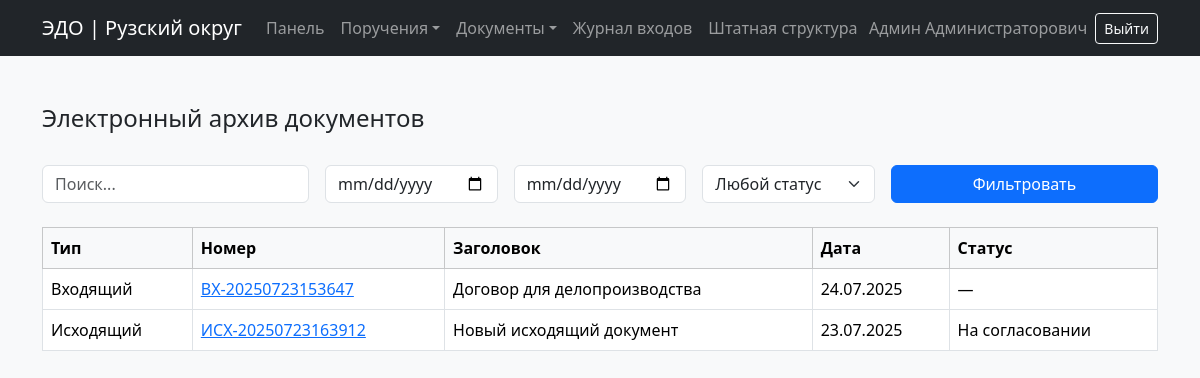
The page /documents/archive/ (signed in) on the database its author committed.
### documents/models.py (models this page shows, shortened)
class IncomingDocument(models.Model):
    CATEGORY_CHOICES = [
        ('Договор', 'Договор'),
        ('Жалоба', 'Жалоба'),
        ('Финансы', 'Финансовый документ'),
        ('Распоряжение', 'Распорядительный документ'),
        ('Заявление', 'Заявление'),
        ('Прочее', 'Прочее'),
    ]
    number = models.CharField("Регистрационный номер", max_length=50, unique=True)
    title = models.CharField("Тема документа", max_length=255)
    content = models.TextField("Содержание", blank=True)
    category = models.CharField("Категория", max_length=100, choices=CATEGORY_CHOICES, blank=True)
    sender = models.CharField("Отправитель", max_length=255)
    received_date = models.DateField("Дата получения", default=timezone.now)
    file = models.FileField("Файл документа", upload_to="incoming/")
    registered_by = models.ForeignKey(User, on_delete=models.SET_NULL, null=True, verbose_name="Зарегистрировал")
    created_at = models.DateTimeField("Дата регистрации", auto_now_add=True)

class OutgoingDocument(models.Model):
    number = models.CharField("Регистрационный номер", max_length=50, unique=True)
    title = models.CharField("Заголовок", max_length=255)
    content = models.TextField("Текст документа")
    recipient = models.CharField("Получатель", max_length=255)
    created_by = models.ForeignKey(settings.AUTH_USER_MODEL, on_delete=models.SET_NULL, null=True, related_name='outgoing_created')
    file = models.FileField("Приложение", upload_to='outgoing/', blank=True, null=True)
    status = models.CharField(max_length=20, choices=[
        ('draft', 'Черновик'),
        ('on_approval', 'На согласовании'),
        ('sent', 'Отправлен'),
    ], default='draft')
    created_at = models.DateTimeField(auto_now_add=True)
    sent_at = models.DateTimeField(null=True, blank=True)

### documents/views.py (the view)
# urls.py: path('archive/', document_archive, name='document_archive'),
@login_required
def document_archive(request):
    query = request.GET.get('q', '')
    doc_type = request.GET.get('type', '')
    status = request.GET.get('status', '')
    date_from = request.GET.get('from', '')
    date_to = request.GET.get('to', '')
    incoming = IncomingDocument.objects.all()
    outgoing = OutgoingDocument.objects.all()
    if query:
        incoming = incoming.filter(Q(title__icontains=query) | Q(content__icontains=query) | Q(sender__icontains=query))
        outgoing = outgoing.filter(Q(title__icontains=query) | Q(content__icontains=query) | Q(recipient__icontains=query))
    if status:
        outgoing = outgoing.filter(status=status)
    if date_from:
        incoming = incoming.filter(received_date__gte=date_from)
        outgoing = outgoing.filter(created_at__gte=date_from)
    if date_to:
        incoming = incoming.filter(received_date__lte=date_to)
        outgoing = outgoing.filter(created_at__lte=date_to)
    archive = [
        {
            "type": "Входящий",
            "number": d.number,
            "title": d.title,
            "date": d.received_date,  # datetime.date
            "status": "—",
            "link": f"/documents/incoming/{d.id}/"
        }
        for d in incoming
    ] + [
        {
            "type": "Исходящий",
            "number": d.number,
            "title": d.title,
            "date": d.created_at.date(),  # <--- ПРИВОДИМ к datetime.date
            "status": d.get_status_display(),
            "link": f"/documents/outgoing/{d.id}/"
        }
        for d in outgoing
    ]
    archive.sort(key=lambda x: x['date'], reverse=True)
    paginator = Paginator(archive, 20)
    page_number = request.GET.get('page')
    page_obj = paginator.get_page(page_number)
    return render(request, 'documents/archive.html', {
        'documents': page_obj,
        'query': query,
        'doc_type': doc_type,
        'status': status,
        'date_from': date_from,
        'date_to': date_to,
        'page_obj': page_obj
    })

### templates/documents/archive.html (shortened to what this page needs)
{% extends 'base.html' %}
{% block content %}
<div class="container mt-5">
    <h4>Электронный архив документов</h4>
    <form method="get" class="row g-3 mt-3 mb-4">
        <div class="col-md-3">
            <input type="text" name="q" class="form-control" placeholder="Поиск..." value="{{ query }}">
        </div>
        <div class="col-md-2">
            <input type="date" name="from" class="form-control" value="{{ date_from }}">
        </div>
        <div class="col-md-2">
            <input type="date" name="to" class="form-control" value="{{ date_to }}">
        </div>
        <div class="col-md-2">
            <select name="status" class="form-select">
                <option value="">Любой статус</option>
            </select>
        </div>
        <div class="col-md-3">
            <button class="btn btn-primary w-100">Фильтровать</button>
        </div>
    </form>
    <table class="table table-hover table-bordered">
        <thead class="table-light">
            <tr>
                <th>Тип</th>
                <th>Номер</th>
                <th>Заголовок</th>
                <th>Дата</th>
                <th>Статус</th>
            </tr>
        </thead>
        <tbody>
        {% for doc in documents %}
            <tr>
                <td>{{ doc.type }}</td>
                <td><a href="{{ doc.link }}">{{ doc.number }}</a></td>
                <td>{{ doc.title }}</td>
                <td>{{ doc.date|date:"d.m.Y" }}</td>
                <td>{{ doc.status }}</td>
            </tr>
        {% empty %}
            <tr><td colspan="5">Документы не найдены.</td></tr>
        {% endfor %}
        </tbody>
    </table>
</div>
{% endblock %}

### templates/base.html (shortened to what this page needs)
<!DOCTYPE html>
<html lang="ru">
<head>
    <link href="https://cdn.jsdelivr.net/npm/bootstrap@5.3.3/dist/css/bootstrap.min.css" rel="stylesheet">
</head>
<body class="bg-light">
<nav class="navbar navbar-expand-lg navbar-dark bg-dark">
  <div class="container">
    <a class="navbar-brand" href="{% url 'dashboard' %}">ЭДО | Рузский округ</a>
    <div class="collapse navbar-collapse" id="mainNavbar">
      <ul class="navbar-nav me-auto mb-2 mb-lg-0">
        {% if user.is_authenticated %}
        <li class="nav-item">
          <a class="nav-link" href="{% url 'dashboard' %}">Панель</a>
        </li>
        <li class="nav-item dropdown">
          <a class="nav-link dropdown-toggle" href="#" role="button" data-bs-toggle="dropdown">Поручения</a>
        </li>
        <li class="nav-item dropdown">
          <a class="nav-link dropdown-toggle" href="#" role="button" data-bs-toggle="dropdown">Документы</a>
        </li>
        <li class="nav-item">
          <a class="nav-link" href="{% url 'login_journal' %}">Журнал входов</a>
        </li>
        <li class="nav-item">
          <a class="nav-link" href="{% url 'staff_structure_view' %}">Штатная структура</a>
        </li>
      </ul>
        <span class="navbar-text me-2">
          {{ user.get_full_name|default:user.username }}
        </span>
        <form action="{% url 'logout' %}" method="post" class="d-inline">
          <button class="btn btn-outline-light btn-sm">Выйти</button>
        </form>
      {% endif %}
    </div>
  </div>
</nav>
{% block content %}
{% endblock %}
</body>
</html>

### rows shown on the page
IncomingDocument: number "ВХ-20250723153647", title "Договор для делопроизводства", date "24.07.2025"
OutgoingDocument: number "ИСХ-20250723163912", title "Новый исходящий документ"

### other values the page prints
{{ user.get_full_name|default:user.username }} "Админ Администраторович"
{{ doc.type }} "Входящий" "Исходящий"
{{ doc.status }} "—" "На согласовании"
{{ doc.date|date:"d.m.Y" }} "23.07.2025"
